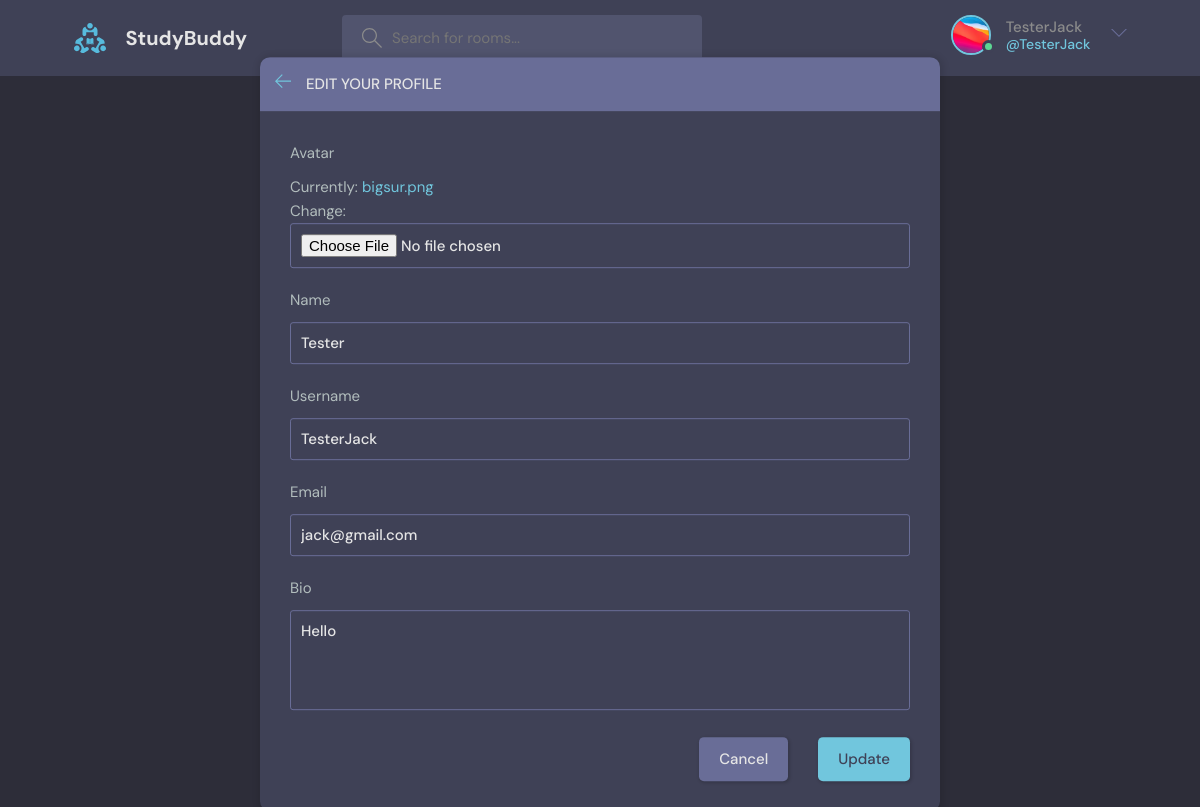
/edit-profile/ (signed in), run on the app's committed database.
### base/models.py (models this page shows)
class User(AbstractUser):
    name = models.CharField(max_length=200,null = True)
    avatar = models.ImageField(default = "avatar.svg",null = True)
    email = models.EmailField(unique = True,null=False)
    bio = models.TextField(null = True)
    USERNAME_FIELD = 'email'
    REQUIRED_FIELDS = []

### base/views.py (the view)
# urls.py: path('edit-profile/',views.Update_user,name='edit-profile'),
@login_required(login_url='login-view')
def Update_user(request):
    user = request.user
    form = UserUpdateForm(instance = user)
    if request.method == "POST":
        form = UserUpdateForm(request.POST,request.FILES,instance = user)
        if form.is_valid:
            form.save()
            return redirect('profile-view',request.user.id)
    return render(request,'base/edit-user.html',{'form':form,'user':request.user})

### base/forms.py
class UserUpdateForm(ModelForm):
    class Meta:
        model = User
        fields = ['avatar','name','username','email','bio']

### base/templates/base/edit-user.html (shortened to what this page needs)
{% extends 'main.html' %}
{% block content %}
    <main class="update-account layout">
        <div class="container">
            <div class="layout__box">
                <div class="layout__boxHeader">
                    <div class="layout__boxTitle">
                        <a href="{% url 'profile-view' user.id %}">
                            <svg version="1.1" xmlns="http://www.w3.org/2000/svg" width="32" height="32"
                                viewBox="0 0 32 32">
                                <title>arrow-left</title>
                                <path
                                    d="M13.723 2.286l-13.723 13.714 13.719 13.714 1.616-1.611-10.96-10.96h27.625v-2.286h-27.625l10.965-10.965-1.616-1.607z">
                                </path>
                            </svg>
                        </a>
                        <h3>Edit your profile</h3>
                    </div>
                </div>
                <div class="layout__body">
                    <form class="form" action="" enctype = "multipart/form-data" method = "POST">
                      {% for field in form %}
                        <div class="form__group">
                            <label for="profile_pic">{{field.label}}</label>
                            {{field}}
                        </div>
                      {% endfor %}
                        <div class="form__action">
                            <a class="btn btn--dark" href="{% url 'home-view' %}">Cancel</a>
                            <button class="btn btn--main" type="submit">Update</button>
                        </div>
                    </form>
                </div>
            </div>
        </div>
    </main>
{% endblock content %}

### templates/navbar.html (shortened to what this page needs)
{% load static %}
<header class="header header--loggedIn">
    <div class="container">
      <a href="/" class="header__logo">
        <img src="{% static 'images/logo.svg' %}" />
        <h1>StudyBuddy</h1>
      </a>
      <form class="header__search">
        <label>
          <input placeholder="Search for rooms..." />
        </label>
      </form>
      <nav class="header__menu">
        {% if request.user.is_authenticated %}
        <div class="header__user">
          <a href="{% url 'profile-view' request.user.id %}">
            <div class="avatar avatar--medium active">
              <img src="{{request.user.avatar.url}}" />
            </div>
            <p>{{request.user.username}}<span>@{{request.user.username}}</span></p>
          </a>
          <button class="dropdown-button">
            <svg version="1.1" xmlns="http://www.w3.org/2000/svg" width="32" height="32" viewBox="0 0 32 32">
              <title>chevron-down</title>
              <path d="M16 21l-13-13h-3l16 16 16-16h-3l-13 13z"></path>
            </svg>
          </button>
        </div>
        {% else %}
        <a href="{% url 'login-page' %}">
          <img src="{% static 'images/avatar.svg'%}" />
          <p>Login</p>
        </a>
        {% endif %}
      </nav>
    </div>
  </header>

### data on the page
User: user.avatar (picture), user.username "TesterJack", form "Tester" "TesterJack" "jack@gmail.com" "Hello"

### other printed values
{{ field.label }} "Avatar" "Name" "Username" "Email" "Bio"
